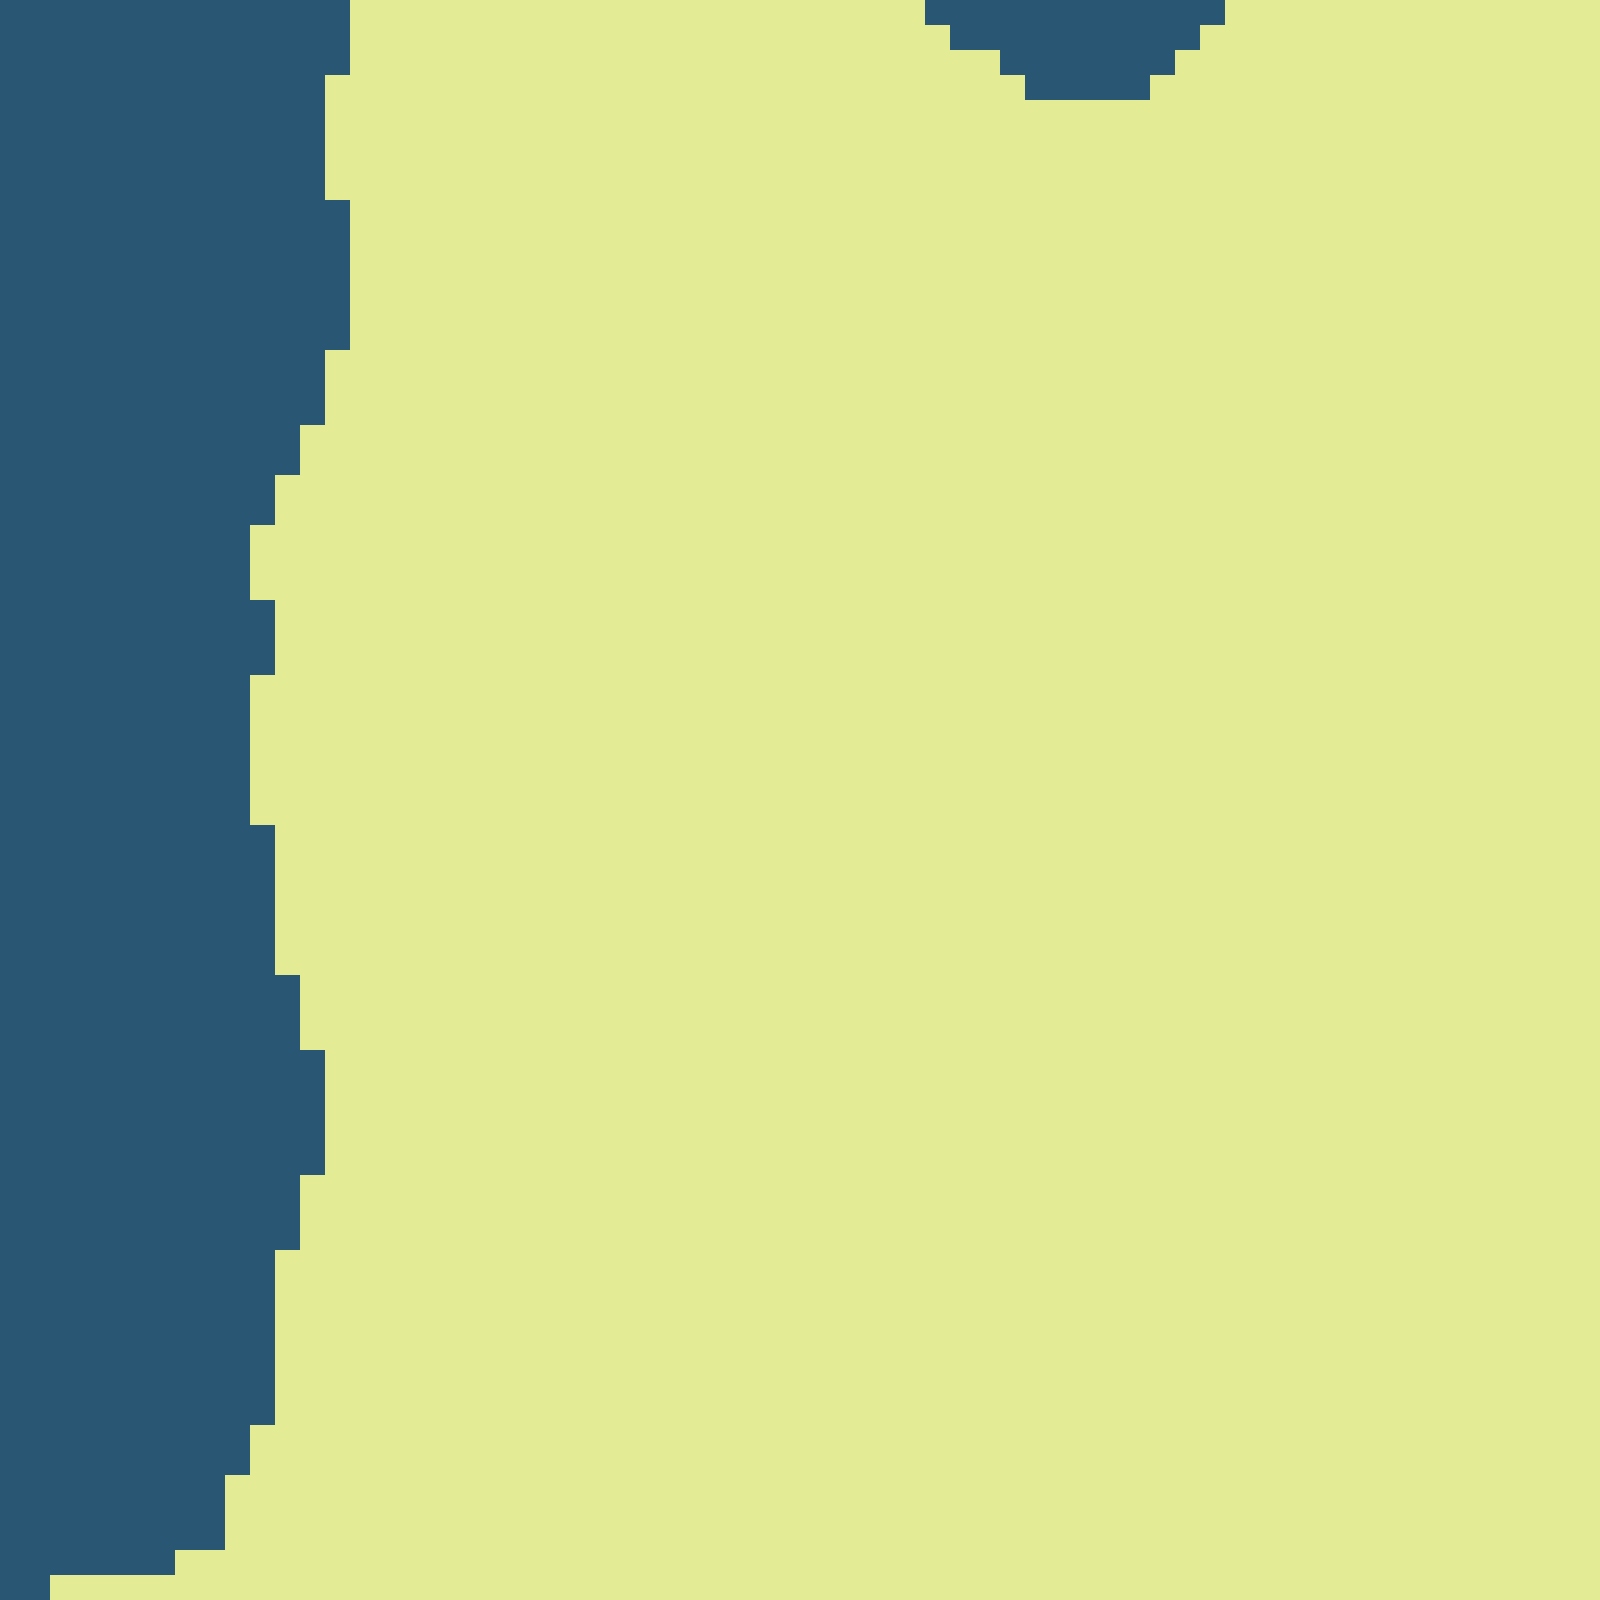

Rendered tile map (Tiled .tmx) drawn with the repository's tilesets; below, a short description and the map source with its tile grids summarised:
An orthogonal 64x64 tile map with 25x25 px tiles, 1 tile layer (Tile Layer 1), 2 tilesets and 67 objects.

<map version="1.0" orientation="orthogonal" width="64" height="64" tilewidth="25" tileheight="25">
 <tileset firstgid="1" name="tileset" tilewidth="25" tileheight="25">
  <image source="tileset.png" width="400" height="25" />
 </tileset>
 <tileset firstgid="17" name="objectset" tilewidth="25" tileheight="25">
  <image source="objectset.png" width="350" height="50" />
 </tileset>
 <layer name="Tile Layer 1" width="64" height="64">
  <data>[4096 cells, 4096 non-empty, 2 distinct tile ids]</data>
 </layer>
 <objectgroup name="Object Layer 1" width="64" height="64">
  <object gid="28" x="1550" y="600" />
  <object gid="28" x="1575" y="650" />
  <object gid="28" x="1575" y="475" />
  <object gid="28" x="1525" y="550" />
  <object gid="28" x="1475" y="650" />
  <object gid="28" x="1525" y="675" />
  <object gid="28" x="1425" y="575" />
  <object gid="28" x="1475" y="525" />
  <object gid="28" x="1525" y="500" />
  <object gid="28" x="1200" y="1275" />
  <object gid="28" x="1125" y="1300" />
  <object gid="28" x="1175" y="1375" />
  <object gid="28" x="1300" y="1325" />
  <object gid="28" x="1225" y="1325" />
  <object gid="28" x="1050" y="1550" />
  <object gid="28" x="1075" y="1500" />
  <object gid="28" x="1025" y="1450" />
  <object gid="28" x="1000" y="1500" />
  <object gid="28" x="1150" y="1050" />
  <object gid="28" x="1200" y="1125" />
  <object gid="28" x="1150" y="1100" />
  <object gid="28" x="1200" y="1025" />
  <object gid="28" x="1275" y="975" />
  <object gid="26" x="1450" y="575" />
  <object gid="26" x="1425" y="675" />
  <object gid="26" x="1500" y="750" />
  <object gid="26" x="1525" y="475" />
  <object gid="26" x="1550" y="550" />
  <object gid="26" x="950" y="925" />
  <object gid="26" x="1325" y="825" />
  <object gid="26" x="1125" y="775" />
  <object gid="26" x="1125" y="500" />
  <object gid="26" x="925" y="1125" />
  <object gid="26" x="700" y="1150" />
  <object gid="26" x="575" y="1075" />
  <object gid="26" x="600" y="850" />
  <object gid="26" x="500" y="625" />
  <object gid="26" x="350" y="700" />
  <object gid="26" x="650" y="175" />
  <object gid="26" x="875" y="450" />
  <object gid="26" x="600" y="475" />
  <object gid="26" x="1300" y="200" />
  <object gid="26" x="1350" y="725" />
  <object gid="26" x="1475" y="1325" />
  <object gid="26" x="1375" y="1550" />
  <object gid="26" x="825" y="1375" />
  <object gid="26" x="375" y="1500" />
  <object gid="26" x="550" y="1350" />
  <object gid="26" x="450" y="1275" />
  <object gid="26" x="400" y="1000" />
  <object gid="26" x="400" y="800" />
  <object gid="26" x="675" y="625" />
  <object gid="26" x="600" y="200" />
  <object gid="26" x="425" y="125" />
  <object gid="26" x="350" y="350" />
  <object gid="26" x="375" y="450" />
  <object gid="26" x="325" y="550" />
  <object gid="26" x="675" y="325" />
  <object gid="26" x="925" y="200" />
  <object gid="26" x="1025" y="325" />
  <object gid="26" x="950" y="700" />
  <object gid="26" x="1325" y="375" />
  <object gid="27" x="1400" y="625" />
  <object gid="27" x="1275" y="1050" />
  <object gid="27" x="650" y="725" />
  <object gid="27" x="925" y="75" />
  <object gid="27" x="350" y="1350" />
 </objectgroup>
</map>
